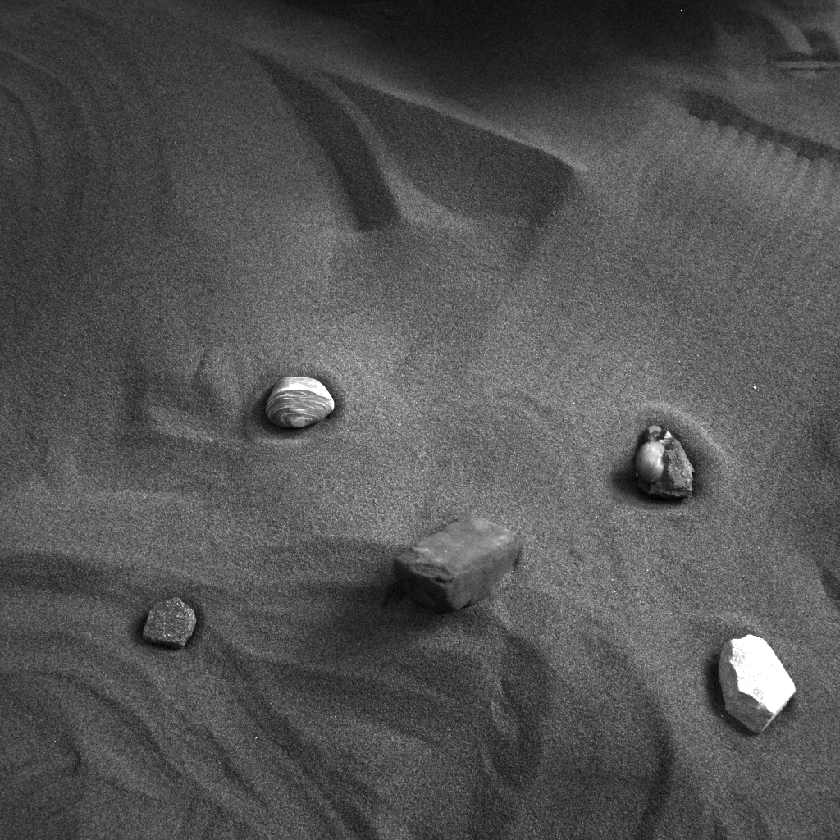
#> input picture src/development_area_script/sample_images/comptest_objects2-sandpit2_LWAC01_T00_P00.png, 840 x 840 px, shrunk from 1024 x 1024 before the run, found by its file name
$ python image_init.py
#> lines starting #> are read from the running program, lines starting #| are printed output that depends on the picture
import os

from PIL import Image

LWAC01_PNG = Image.open("sample_images/comptest_objects2-sandpit2_LWAC01_T00_P00.png")
#> LWAC01_PNG is the input picture: PIL image 840x840 I;16; min 3584, max 65472, mean 23902.4
LWAC02_PNG = Image.open("sample_images/comptest_objects2-sandpit2_LWAC02_T00_P00.png")
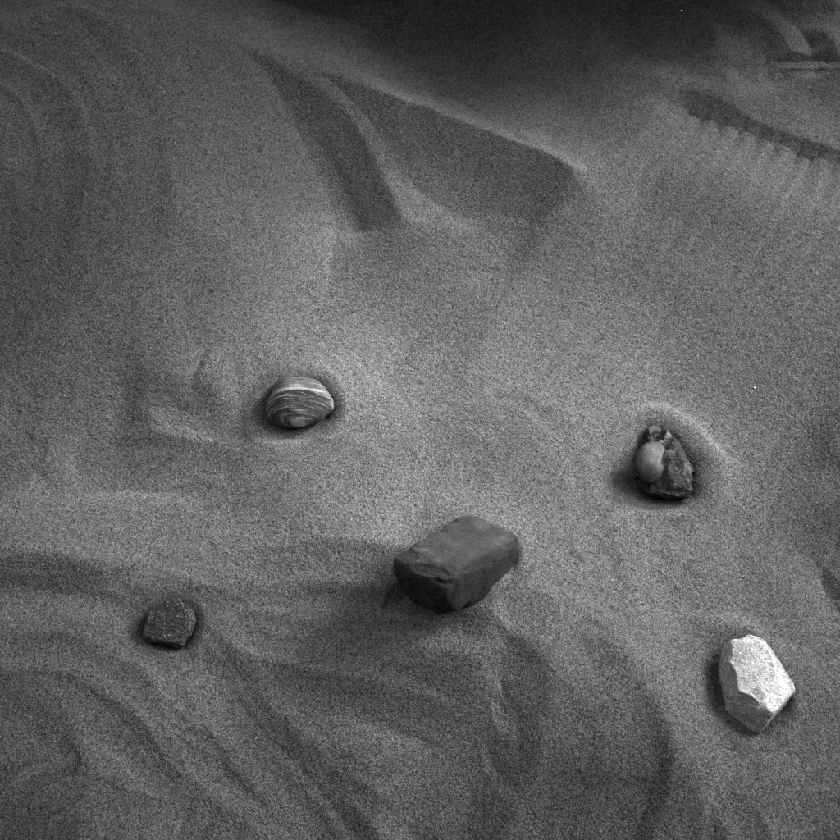
#> input picture src/development_area_script/sample_images/comptest_objects2-sandpit2_LWAC02_T00_P00.png, 840 x 840 px, shrunk from 1024 x 1024 before the run, found by its file name
#> LWAC02_PNG is the input picture: PIL image 840x840 I;16; min 3840, max 65472, mean 27249.8
LWAC03_PNG = Image.open("sample_images/comptest_objects2-sandpit2_LWAC03_T00_P00.png")
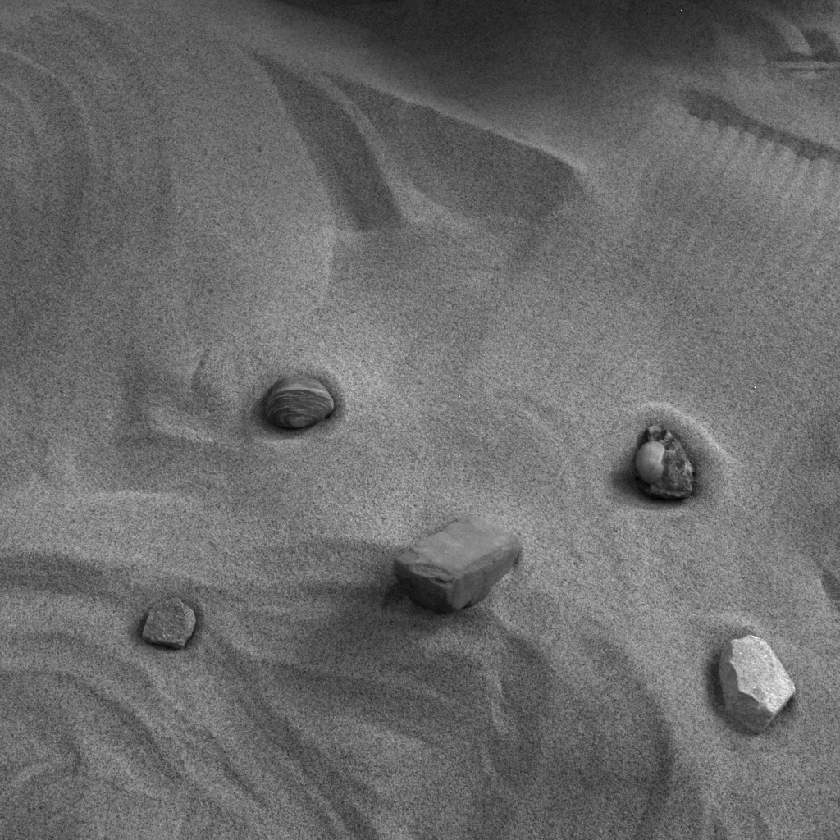
#> input picture src/development_area_script/sample_images/comptest_objects2-sandpit2_LWAC03_T00_P00.png, 840 x 840 px, shrunk from 1024 x 1024 before the run, found by its file name
#> LWAC03_PNG is the input picture: PIL image 840x840 I;16; min 4480, max 65472, mean 30117.8
RWAC01_PNG = Image.open("sample_images/comptest_objects2-sandpit2_RWAC01_T00_P00.png")
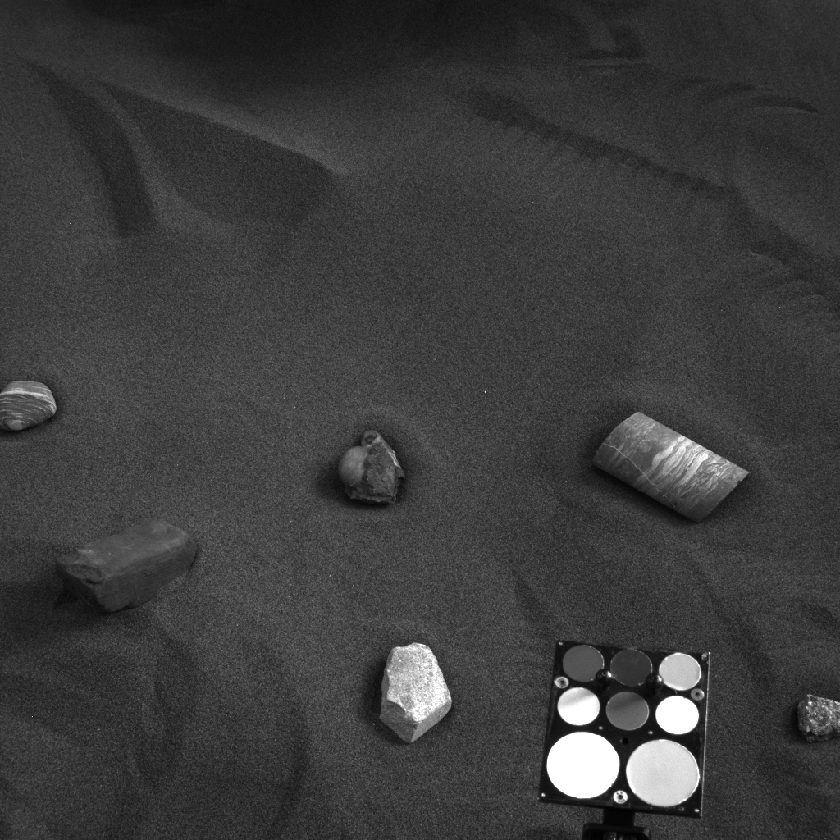
#> input picture src/development_area_script/sample_images/comptest_objects2-sandpit2_RWAC01_T00_P00.png, 840 x 840 px, shrunk from 1024 x 1024 before the run, found by its file name
#> RWAC01_PNG is the input picture: PIL image 840x840 I;16; min 960, max 65472, mean 16359
RWAC02_PNG = Image.open("sample_images/comptest_objects2-sandpit2_RWAC02_T00_P00.png")
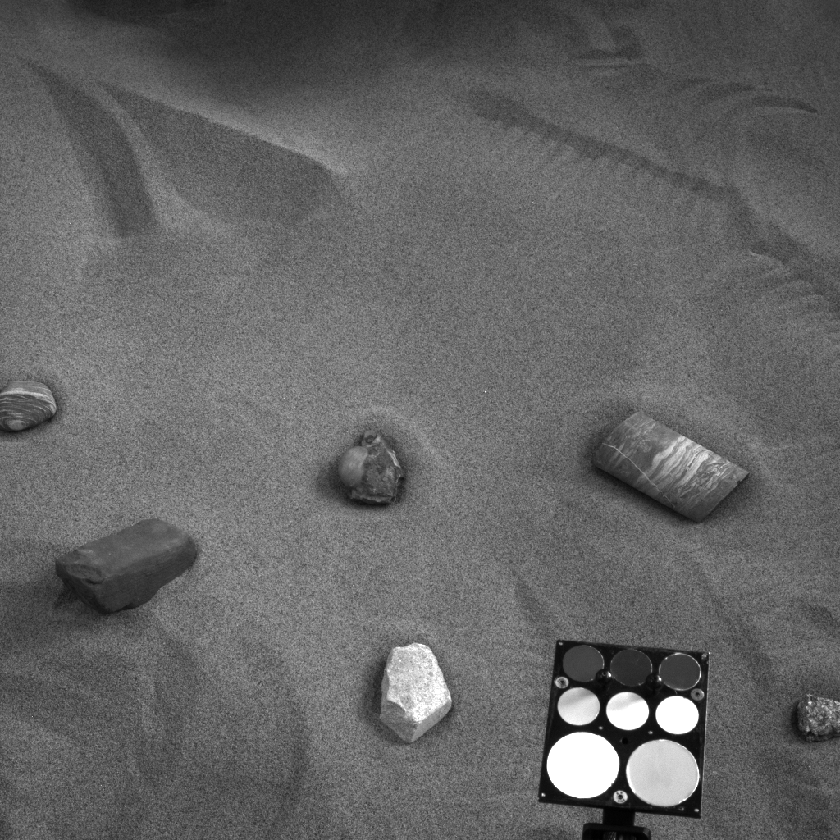
#> input picture src/development_area_script/sample_images/comptest_objects2-sandpit2_RWAC02_T00_P00.png, 840 x 840 px, shrunk from 1024 x 1024 before the run, found by its file name
#> RWAC02_PNG is the input picture: PIL image 840x840 I;16; min 1216, max 65472, mean 26621.3
RWAC03_PNG = Image.open("sample_images/comptest_objects2-sandpit2_RWAC03_T00_P00.png")
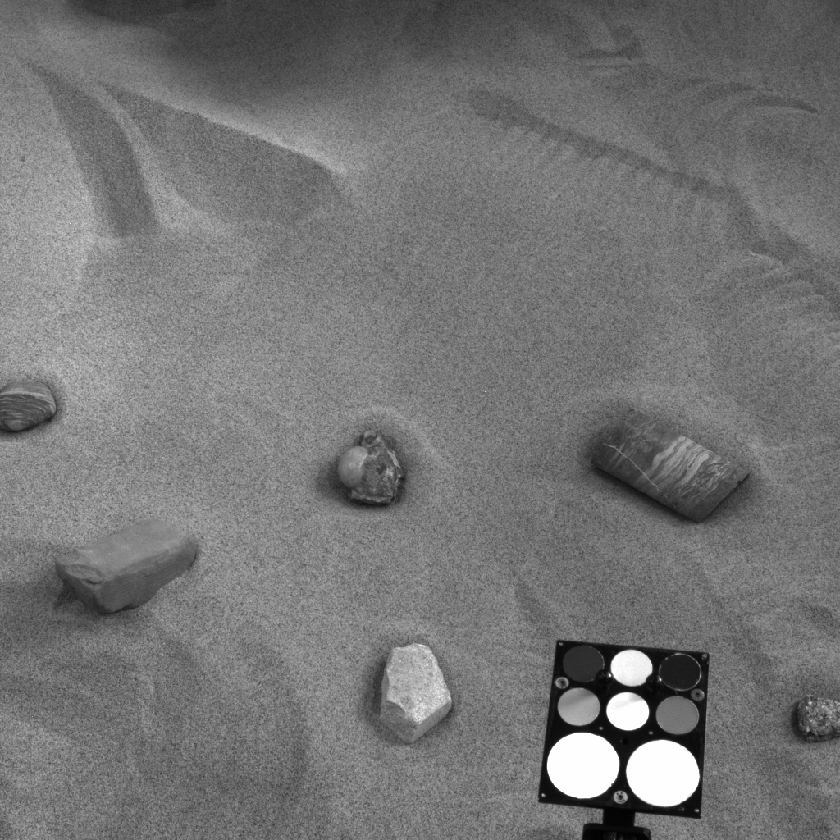
#> input picture src/development_area_script/sample_images/comptest_objects2-sandpit2_RWAC03_T00_P00.png, 840 x 840 px, shrunk from 1024 x 1024 before the run, found by its file name
#> RWAC03_PNG is the input picture: PIL image 840x840 I;16; min 896, max 65472, mean 30457.7
#> (the run stopped early here; a loop or call above may not have finished)
